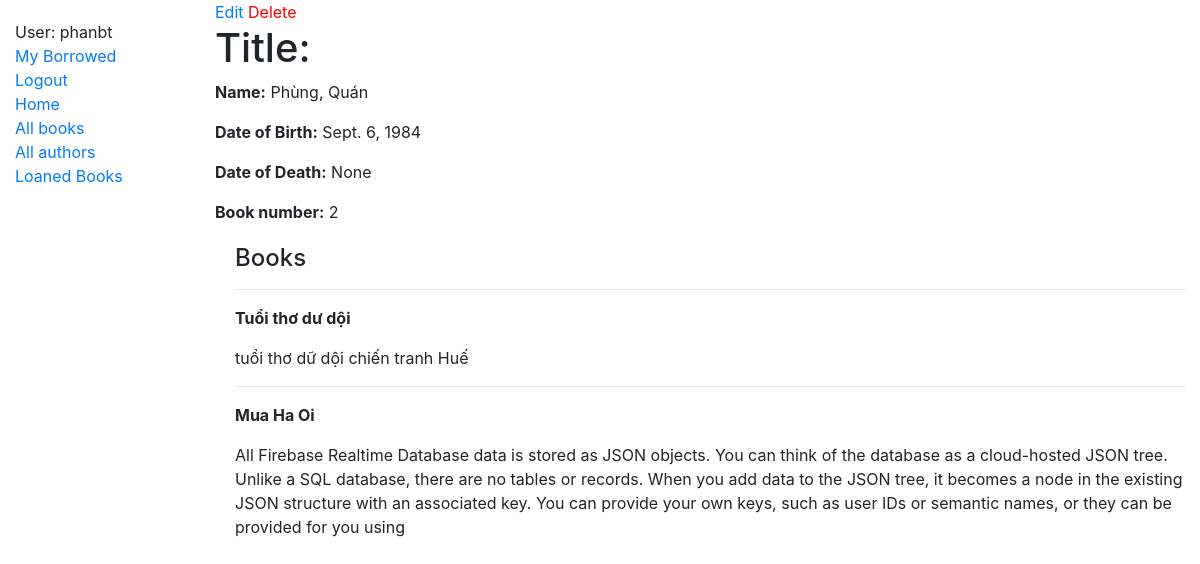
/catalog/authors/1 (signed in), run on the app's committed database.
### Author/models.py (models this page shows, shortened)
class Author(models.Model):
  first_name = models.CharField(max_length=100)
  last_name = models.CharField(max_length=100)
  date_of_birth = models.DateField(null=True, blank=True)
  date_of_death = models.DateField('Died', null=True, blank=True)
  class Meta:
    ordering = ['last_name', 'first_name']
  def __str__(self):
    return f'{self.last_name}, {self.first_name}'

### Book/models.py (models this page shows, shortened)
class Book(models.Model):
  title = models.CharField(max_length=200)
  summary =models.TextField(max_length=1000, help_text="Enter description of the book")
  isbn = models.CharField("ISBN", max_length=13,
    help_text='13 Character <a href="https://www.isbn-international.org/content/what-isbn">ISBN number</a>')
  genre = models.ManyToManyField(Genre, help_text='Select a genre for this book')
  author = models.ForeignKey(Author, on_delete=models.SET_NULL, null=True)
  language = models.ForeignKey(Language, on_delete=models.SET_NULL, null=True)
  class Meta:
    db_table = "books"
  def display_genre(self):
    return ', '.join(genre.name for genre in self.genre.all()[:3])
  display_genre.short_description = 'Genre'

### catalog/views.py (the view, shortened to what this page needs)
# urls.py: path('authors/<int:pk>', views.AuthorDetailView.as_view(), name='author-detail'),
class AuthorDetailView(generic.DetailView):
  model = Author

### catalog/templates/Author/author_detail.html
{% extends "base_generic.html" %}
{% block content %}
  <a href="{% url 'author_update' author.pk %}">Edit</a>
  <a href="{% url 'author_delete' author.pk %}" style="color:red"> Delete </a>
  <h1>Title: {{ author.title }}</h1>
  <p><strong>Name:</strong> {{ author }}</p>
  <p><strong>Date of Birth:</strong> {{ author.date_of_birth }}</p>
  <p><strong>Date of Death:</strong> {{ author.date_of_death }}</p>
  <p><strong>Book number:</strong> {{ author.book_set.all.count }}</p>
  <div style="margin-left:20px;margin-top:20px">
    <h4>Books</h4>
    {% for book in author.book_set.all %}
      <hr>
      <p>
        <strong>{{ book.title }}</strong>
      </p>
      <p>{{ book.summary }}</p>
    {% endfor %}
  </div>
{% endblock %}

### catalog/templates/base_generic.html (shortened to what this page needs)
<!DOCTYPE html>
<html lang="en">
<head>
  <link rel="stylesheet" href="https://stackpath.bootstrapcdn.com/bootstrap/4.1.3/css/bootstrap.min.css">
  {% load static %}
  <link rel="stylesheet" href="{% static 'css/styles.css' %}">
</head>
<body>
  <div class="container-fluid">
    <div class="row">
      <div class="col-sm-2">
      {% block sidebar %}
        <ul class="sidebar-nav">
          {% if user.is_authenticated %}
            <li>User: {{ user.get_username }}</li>
            <li><a href="{% url 'my-borrowed' %}">My Borrowed</a></li>
            <li><a href="{% url 'logout'%}?next={% url 'login' %}">Logout</a></li>
          {% else %}
            <li><a href="{% url 'login'%}?next={% url 'index' %}">Login</a></li>
          {% endif %}
          <li><a href="{% url 'index' %}">Home</a></li>
          <li><a href="{% url 'books' %}">All books</a></li>
          <li><a href="{% url 'authors' %}">All authors</a></li>
          <li><a href="{% url 'all-borrowed' %}">Loaned Books</a></li>
        </ul>
     {% endblock %}
      </div>
      <div class="col-sm-10 ">{% block content %}{% endblock %}</div>
    </div>
  </div>
</body>
</html>

### catalog/static/css/styles.css (style rules this page uses)
.sidebar-nav { margin-top: 20px; padding: 0; list-style: none; }

### data on the page
Author: last_name+first_name "Phùng, Quán", date_of_birth "Sept. 6, 1984", date_of_death "None", book_set.all.count "2"
Book: title "Tuổi thơ dư dội", summary "tuổi thơ dữ dội chiến tranh Huế"
Book: title "Mua Ha Oi", summary "All Firebase Realtime Database data is stored as JSON objects. You can think of the database as a cloud-hosted JSON tree. Unlike a SQL database, there are no tables or records. When you add data to the JSON tree, it becomes a node in the existing JSON structure with an associated key. You can provide your own keys, such as user IDs or semantic names, or they can be provided for you using"

### other printed values
{{ user.get_username }} "phanbt"
